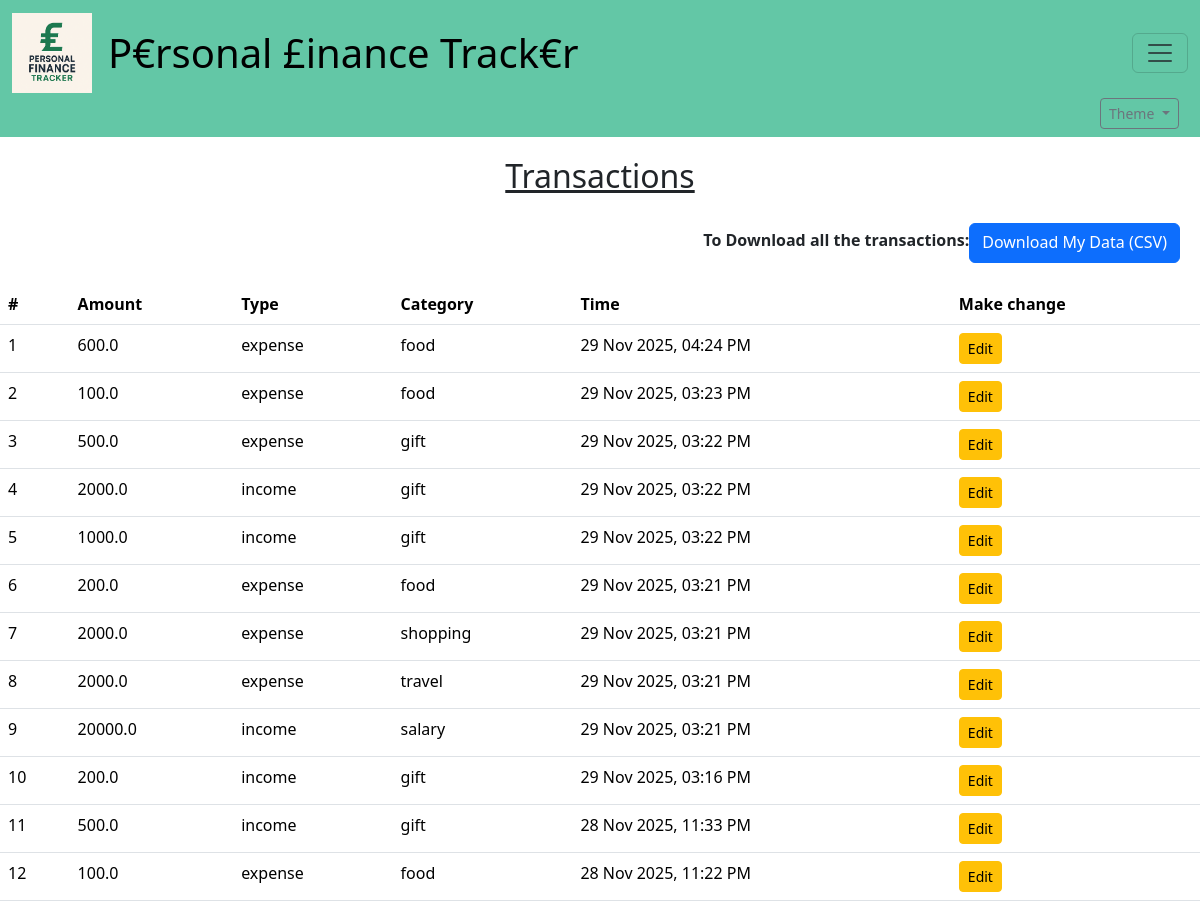
Page /transactions (signed in) on the earlier database version.
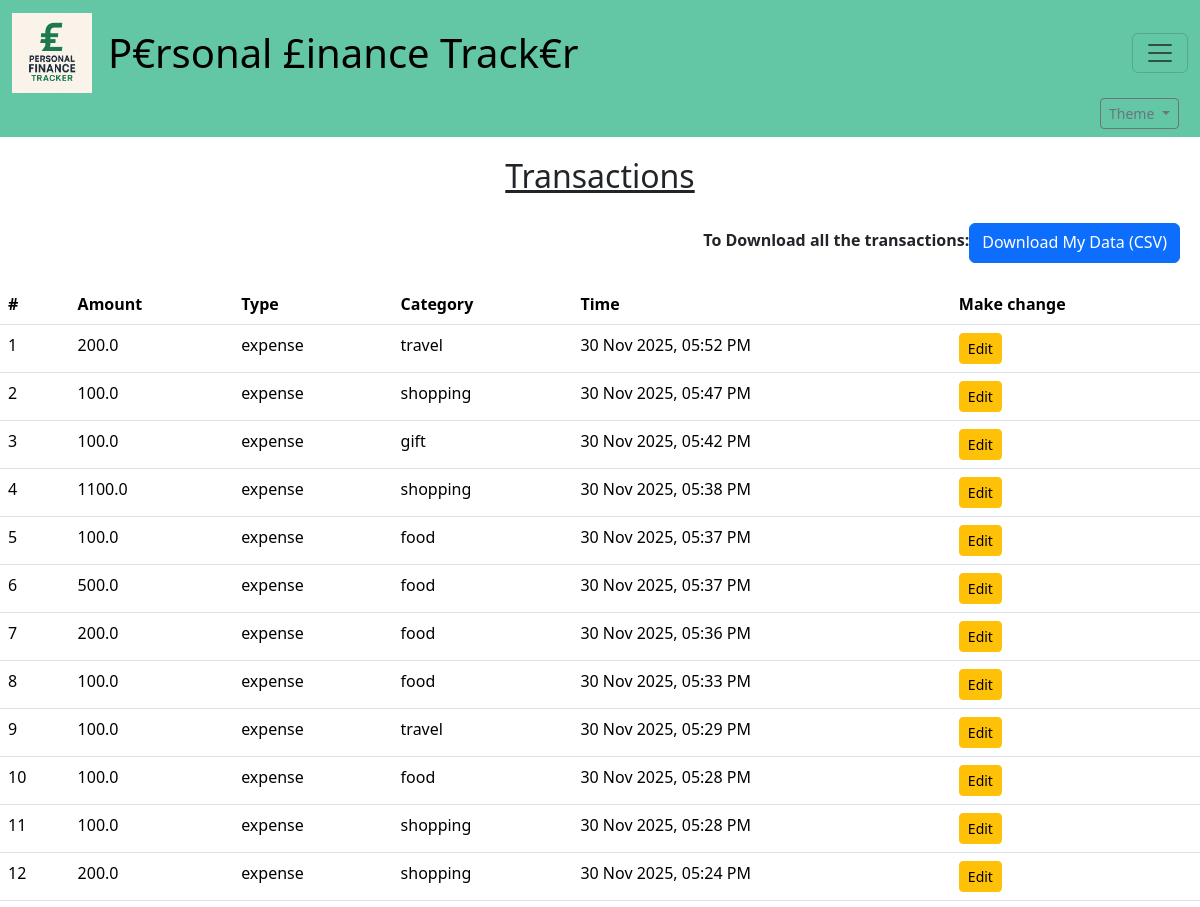
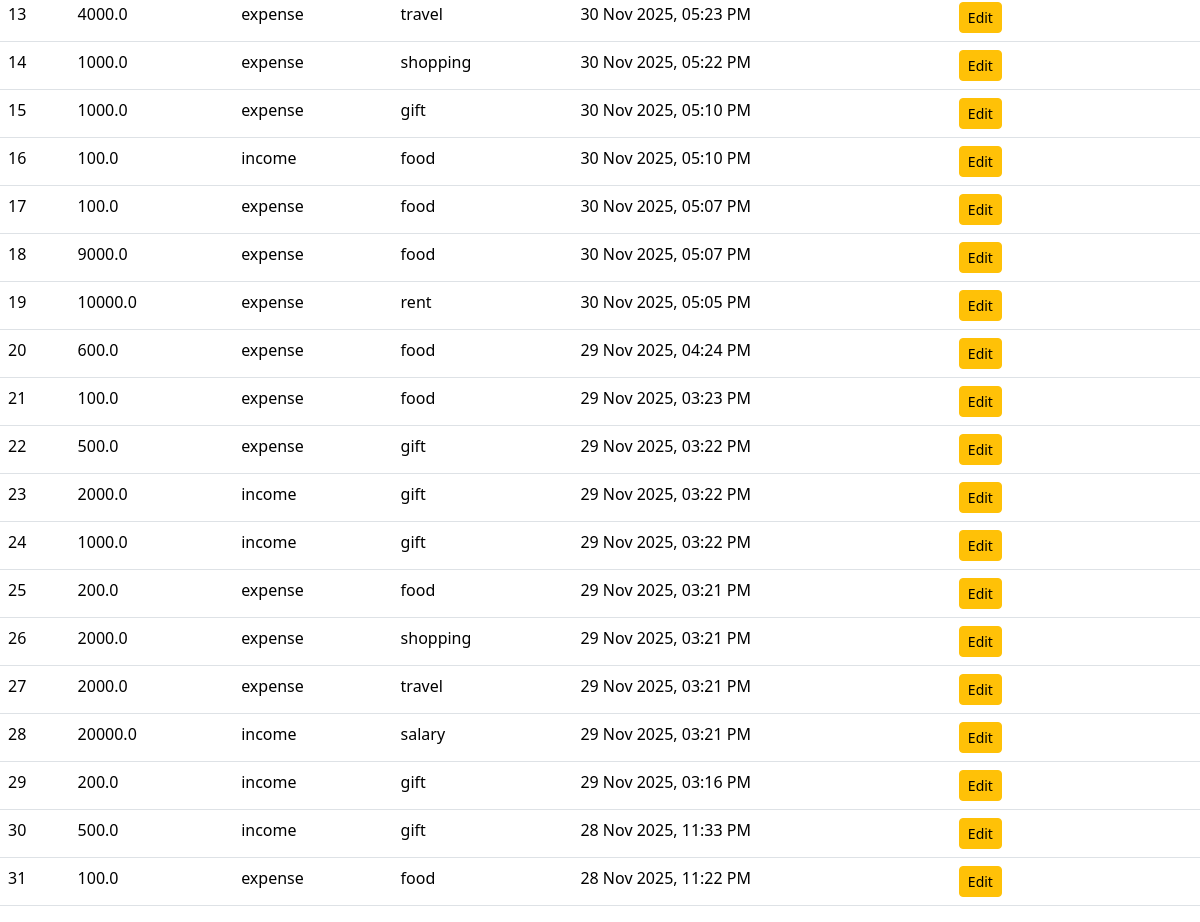
Same page on the later database version (2 pictures, top to bottom).
### tables this page shows
CREATE TABLE "transactions" (
	"id"	INTEGER NOT NULL UNIQUE,
	"user_id"	INTEGER NOT NULL,
	"amount"	REAL NOT NULL,
	"type"	TEXT NOT NULL CHECK(("type" IN ('expense', 'income', 'transfer'))),
	"category_id"	INTEGER,
	"created_at"	TIMESTAMP DEFAULT CURRENT_TIMESTAMP,
	PRIMARY KEY("id" AUTOINCREMENT),
	FOREIGN KEY("category_id") REFERENCES "categories"("id"),
	FOREIGN KEY("user_id") REFERENCES "users"("id")
);

CREATE TABLE "categories" (
    "id"        INTEGER NOT NULL UNIQUE,
    "user_id"   INTEGER,
    "name"      TEXT NOT NULL,
    PRIMARY KEY("id" AUTOINCREMENT),
    FOREIGN KEY("user_id") REFERENCES "users"("id")
);

### app.py (the view)
@app.route("/transactions", methods=["GET"])
@login_required
def transactions():
    if request.method=="GET":
        db=sqlite3.connect("transactions.db")
        db.row_factory = sqlite3.Row
        cur=db.cursor()
        cur.execute("""
            SELECT
                t.id,
                t.amount,
                t.type,
                c.name AS category,
                t.created_at
            FROM transactions t
            LEFT JOIN categories c
                ON t.category_id = c.id
            WHERE t.user_id = ?
            ORDER BY t.created_at DESC
            """, (session["user_id"],))
        rows = cur.fetchall()
        rows = [dict(r) for r in rows]
        ist = pytz.timezone("Asia/Kolkata")
        for r in rows:
            dt = datetime.fromisoformat(r["created_at"])  # convert string → datetime
            if dt.tzinfo is None:
                dt = dt.replace(tzinfo=pytz.UTC)
            r["created_at_fmt"] = dt.astimezone(ist).strftime("%d %b %Y, %I:%M %p")
        cur.execute("""
            SELECT name
            FROM categories
            WHERE user_id = ? OR user_id IS NULL
            """, (session["user_id"],))
        all_categories = cur.fetchall()
        return render_template("transactions.html",rows=rows,categories=all_categories)

### helpers.py (called while the page is built)
def login_required(f):
    @wraps(f)
    def wrapper(*args, **kwargs):
        if "user_id" not in session:
            return redirect(url_for("login"))
        return f(*args, **kwargs)
    return wrapper

### templates/transactions.html (shortened to what this page needs)
{% extends "layout.html" %}
{% block body %}
    <h2 style="text-align:center;">Transactions</h2>
    <div class="d-flex justify-content-end mb-3" style="margin-right:20px;">
        <p style="font-weight:bold; margin-top:5px;">To Download all the transactions:</p>
        <a href="/download/transactions.csv" class="btn btn-primary" style="height:40px;">
            Download My Data (CSV)
        </a>
    </div>
    <table class="table">
    <thead>
        <tr>
        <th scope="col">#</th>
        <th scope="col">Amount</th>
        <th scope="col">Type</th>
        <th scope="col">Category</th>
        <th scope="col">Time</th>
        <th scope="col">Make change</th>
        </tr>
    </thead>
    <tbody>
        {% for r in rows %}
        <tr>
            <td>{{ loop.index }}</td>
            <td>{{ r.amount }}</td>
            <td>{{ r.type }}</td>
            <td>{{ r.category }}</td>
            <td>{{ r.created_at_fmt }}</td>
            <td><button
                    class="btn btn-warning btn-sm"
                    data-bs-toggle="modal"
                    data-bs-target="#editModal"
                    data-id="{{ r.id }}"
                    data-amount="{{ r.amount }}"
                    data-type="{{ r.type }}"
                    data-category="{{ r.category }}">
                    Edit
                </button></td>
        </tr>
        {% endfor %}
    </tbody>
    </table>
{% endblock %}

### templates/layout.html (shortened to what this page needs)
<!DOCTYPE html>
<html lang="en">
<head>
    <link rel="stylesheet" href="{{ url_for('static', filename='styles.css')}}">
    <link href="https://cdn.jsdelivr.net/npm/bootstrap@5.3.2/dist/css/bootstrap.min.css" rel="stylesheet">
</head>
<body>
<nav class="navbar" style="background-color: rgb(99, 199, 166);">
  <div class="container-fluid">
    <a class="navbar-brand d-flex align-items-center gap-3" href="/" style="font-size: 40px;">
      <img src="{{ url_for('static', filename='logo.png') }}" width="80" height="80">
      P€rsonal £inance Track€r
    </a>
    <button class="navbar-toggler ms-auto" type="button"
            data-bs-toggle="offcanvas" data-bs-target="#offcanvasMenu"
            aria-controls="offcanvasMenu">
      <span class="navbar-toggler-icon"></span>
    </button>
  </div>
  <div class="dropdown" style="margin-left:1100px;">
      <button class="btn btn-sm btn-outline-secondary dropdown-toggle" id="themeDropdown" data-bs-toggle="dropdown" aria-expanded="false">
        Theme
      </button>
    </div>
</nav>
    {% block body %}
    {% endblock %}
</body>
</html>

### static/styles.css (style rules this page uses)
h2 { text-align:center; padding:20px; text-decoration:underline; }

Differences in the rows shown:
added transactions: amount "200.0", type "expense", category "travel", created_at_fmt "30 Nov 2025, 05:52 PM"
added transactions: amount "100.0", type "expense", category "shopping", created_at_fmt "30 Nov 2025, 05:47 PM"
added transactions: amount "100.0", type "expense", category "gift", created_at_fmt "30 Nov 2025, 05:42 PM"
added transactions: amount "1100.0", type "expense", category "shopping", created_at_fmt "30 Nov 2025, 05:38 PM"
added transactions: amount "100.0", type "expense", category "food", created_at_fmt "30 Nov 2025, 05:37 PM"
added transactions: amount "500.0", type "expense", category "food", created_at_fmt "30 Nov 2025, 05:37 PM"
added transactions: amount "200.0", type "expense", category "food", created_at_fmt "30 Nov 2025, 05:36 PM"
added transactions: amount "100.0", type "expense", category "food", created_at_fmt "30 Nov 2025, 05:33 PM"
added transactions: amount "100.0", type "expense", category "travel", created_at_fmt "30 Nov 2025, 05:29 PM"
added transactions: amount "100.0", type "expense", category "food", created_at_fmt "30 Nov 2025, 05:28 PM"
added transactions: amount "100.0", type "expense", category "shopping", created_at_fmt "30 Nov 2025, 05:28 PM"
added transactions: amount "200.0", type "expense", category "shopping", created_at_fmt "30 Nov 2025, 05:24 PM"
added transactions: amount "4000.0", type "expense", category "travel", created_at_fmt "30 Nov 2025, 05:23 PM"
added transactions: amount "1000.0", type "expense", category "shopping", created_at_fmt "30 Nov 2025, 05:22 PM"
added transactions: amount "1000.0", type "expense", category "gift", created_at_fmt "30 Nov 2025, 05:10 PM"
added transactions: amount "100.0", type "income", category "food", created_at_fmt "30 Nov 2025, 05:10 PM"
added transactions: amount "100.0", type "expense", category "food", created_at_fmt "30 Nov 2025, 05:07 PM"
added transactions: amount "9000.0", type "expense", category "food", created_at_fmt "30 Nov 2025, 05:07 PM"
added transactions: amount "10000.0", type "expense", category "rent", created_at_fmt "30 Nov 2025, 05:05 PM"
